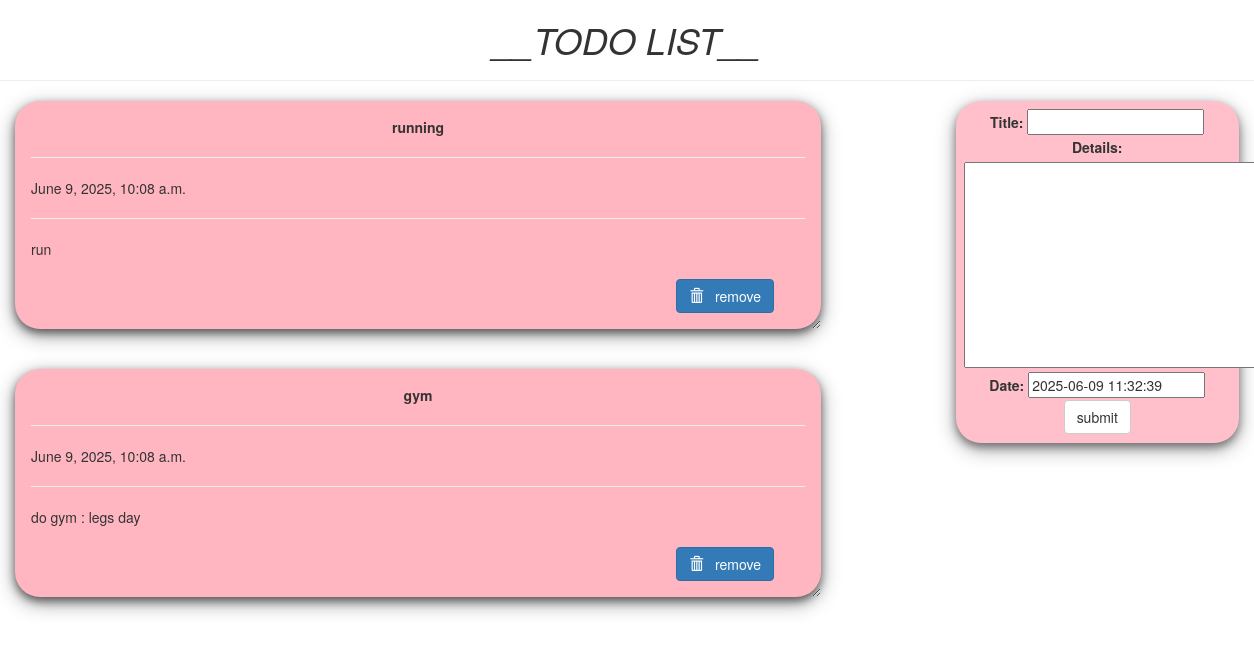
Before: / with the older database file.
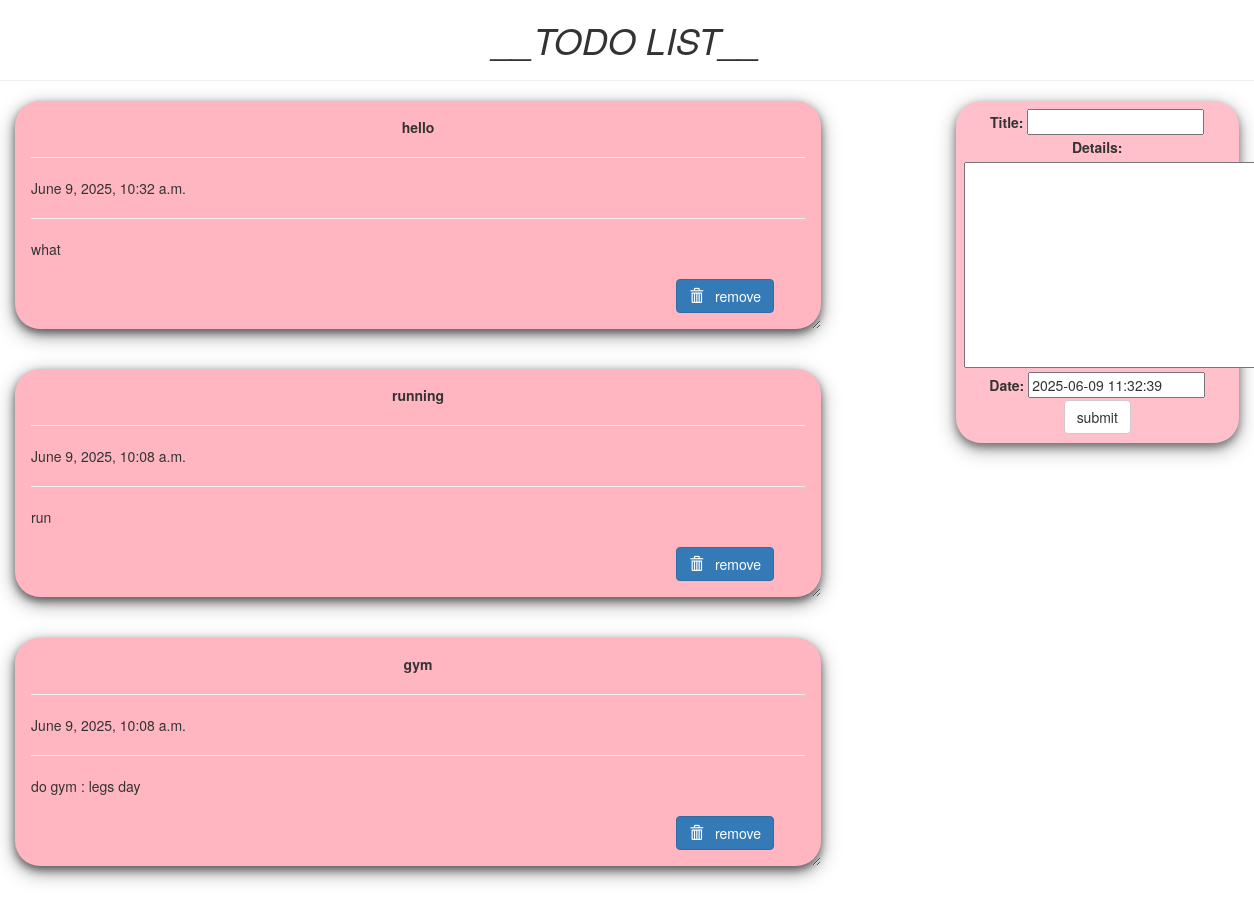
After: the same page with the newer database file.
### todo/models.py (models this page shows, shortened)
class Todo(models.Model):
    title=models.CharField(max_length=100)
    details= models.TextField()
    date= models.DateTimeField(default=timezone.now)

### todo/views.py (the view)
# urls.py: path('' , views.index , name="todo"),
def index(request):
    item_list= Todo.objects.order_by("-date")
    if request.method== "POST":
        form=TodoForm(request.POST)
        if form.is_valid():
            form.save()
            return redirect("todo")
    form = TodoForm()
    page={
        "forms": form,
        "list": item_list,
        "title": "TODO LIST",
    }
    return render(request , 'todo/index.html' , page)

### todo/forms.py
class TodoForm(forms.ModelForm):
    class Meta:
        model = Todo
        fields = "__all__"

### todo/templates/todo/index.html (shortened to what this page needs)
<!DOCTYPE html>
<html lang="en" dir="ltr">
<head>
  <link rel="stylesheet" href="https://maxcdn.bootstrapcdn.com/bootstrap/3.3.7/css/bootstrap.min.css">
</head>
<body  class="container-fluid">
  <center class="row">
    <h1><i>__TODO LIST__</i></h1>
    <hr />
  </center>
  <div class="row">
    <div class="col-md-8">
      {% for i in list %}
      <div class="card">
        <center><b>{{i.title}}</b></center>
        <hr/>
        {{i.date}}
        <hr/>
        {{i.details}}
        <br />
        <br />
        <form action="/del/{{i.id}}" method="POST" style=" padding-right: 4%; padding-bottom: 3%;">
          <button value="remove" type="submit"  class="btn btn-primary" style="float: right;"><span class="glyphicon glyphicon-trash"></span> &nbsp; remove</button>
        </form>
      </div>
      {% endfor%}
    </div>
    <div class="col-md-1"> </div>
    <div class="col-md-3" >
      <div  class="submit_form">
      <form  method="POST">
        {{forms}}
        <center>
        <input type="submit" class="btn btn-default" value="submit" />
      </center>
      </form>
    </div>
  </div>
</div>
</body>
</html>

### todo/templates/todo/index.html (style rules this page uses)
.card { box-shadow: 0 4px 8px 0 rgba(0,0,0,0.5), 0 6px 20px 0 rgba(0,0,0,0.39); background: lightpink; margin-bottom : 5%; border-radius: 25px; padding : 2%; overflow: auto; resize: both; text-overflow: ellipsis; }
.submit_form { text-align: center; padding: 3%; background: pink; border-radius: 25px; box-shadow: 0 4px 8px 0 rgba(0,0,0,0.4), 0 6px 20px 0 rgba(0,0,0,0.36); }

Changed rows visible on the page:
added Todo: title "hello", date "June 9, 2025, 10:32 a.m.", details "what"
